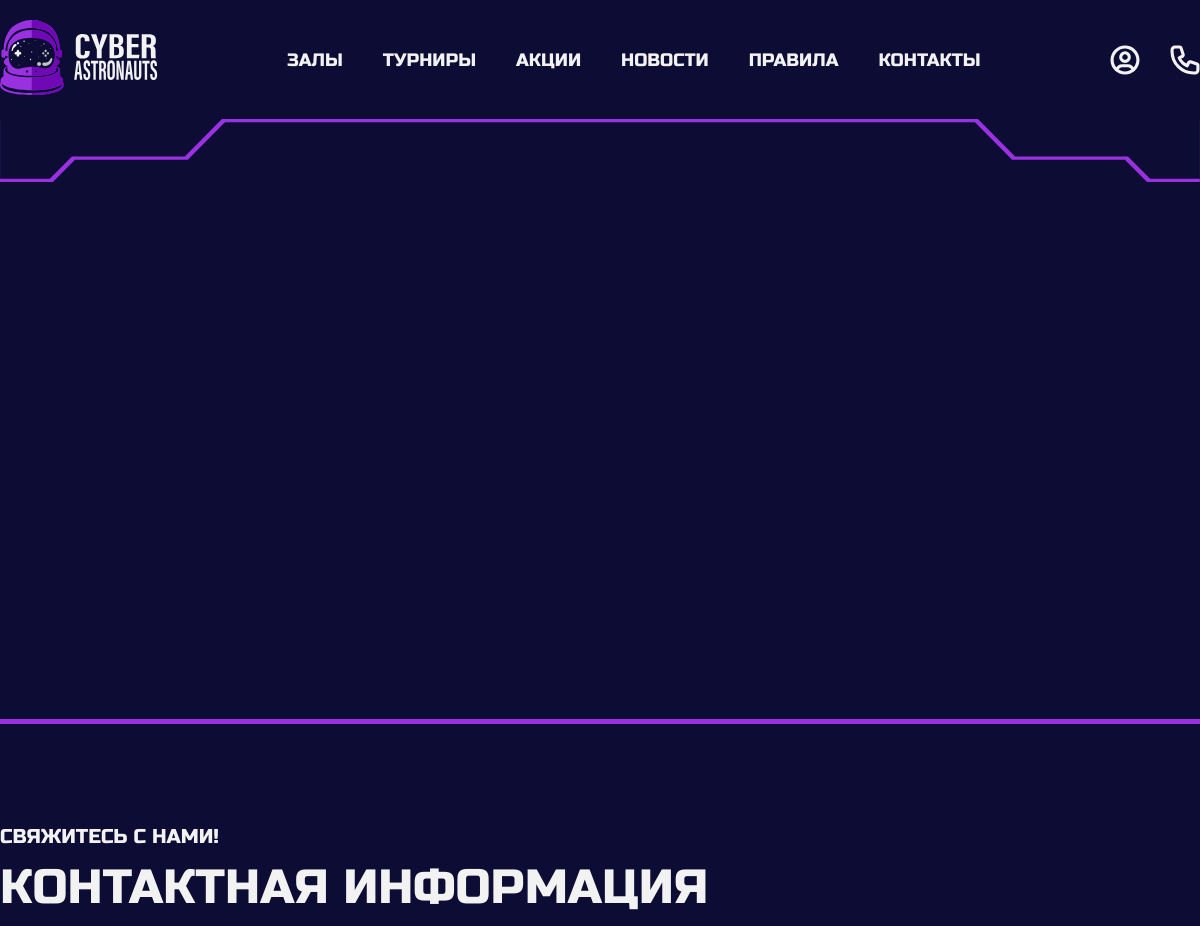
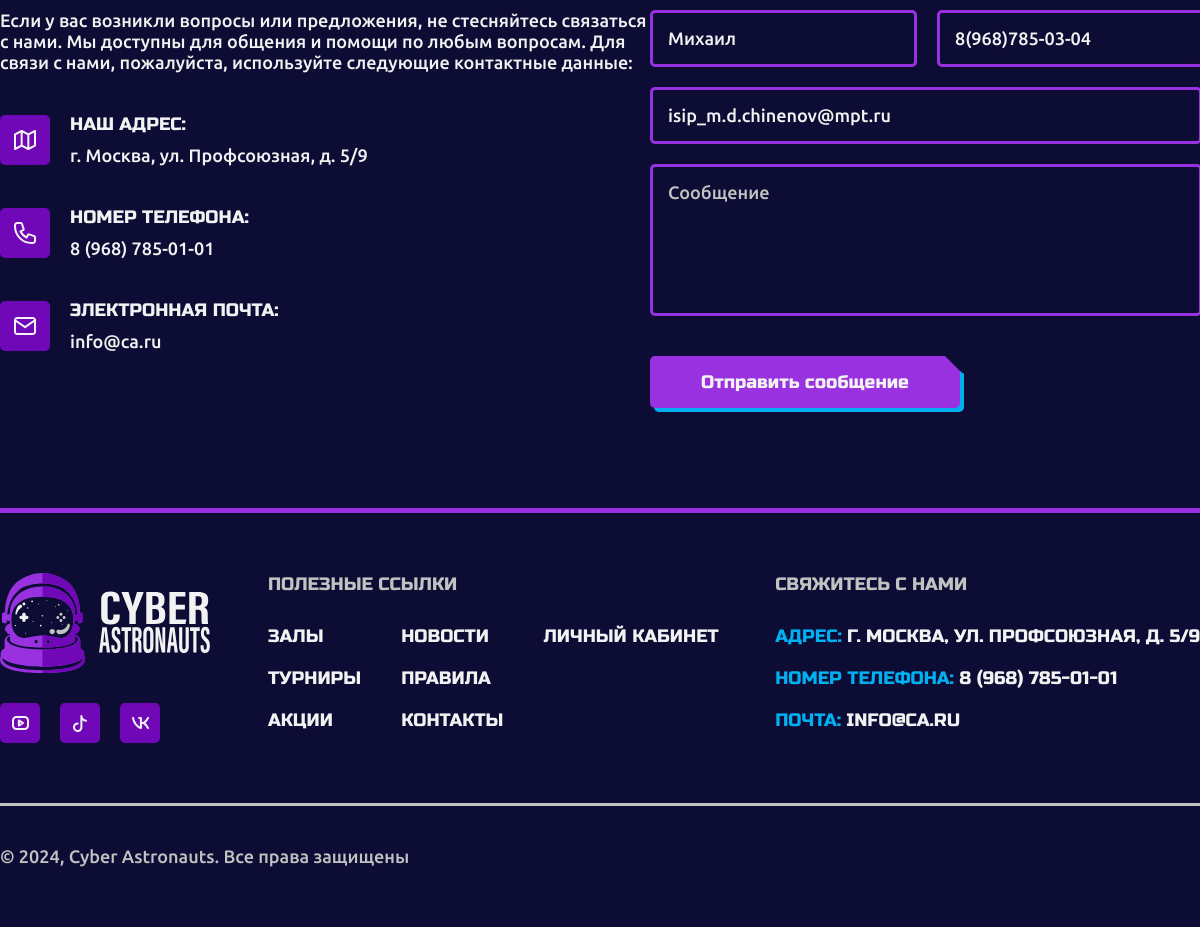
/contacts.php (signed in), run on the app's committed database (2 pictures, top to bottom).
### tables this page shows
CREATE TABLE `users` (
  `id_user` int NOT NULL,
  `first_name` varchar(32) NOT NULL,
  `second_name` varchar(32) NOT NULL,
  `patronymic` varchar(32) DEFAULT NULL,
  `birthday` date DEFAULT NULL,
  `phone_number` varchar(16) NOT NULL,
  `email_address` varchar(64) NOT NULL,
  `password` varchar(255) NOT NULL
);

### contacts.php (the view, shortened to what this page needs)
<!DOCTYPE html>
<html lang="ru">
<head>
    <link rel="stylesheet" type="text/css" href="assets/css/main.css">
</head>
<body>
    <?php
        include "php-connect/connect.php";
        include "php-handler/header.php";
    ?>
    <main>
        <section class="map">
            <img src="assets/images/border.svg" alt="" class="map_border_top">
        </section>
        <section class="contacts">
            <div class="container contacts_block">
                <div class="contacts_block_top">
                    <span class="contacts_block_top_pretitle">СВЯЖИТЕСЬ С НАМИ!</span>
                    <h2 class="contacts_block_top_title">Контактная информация</h2>
                </div>
                <div class="contacts_block_bottom">
                    <div class="contacts_block_bottom_left">
                        <p class="contacts_block_bottom_left_txt">Если у вас возникли вопросы или предложения, не стесняйтесь связаться с нами. Мы доступны для общения и помощи по любым вопросам. Для связи с нами, пожалуйста, используйте следующие контактные данные:</p>
                        <ul class="contacts_block_bottom_left_list">
                            <li class="contacts_block_bottom_left_list_item">
                                <div class="contacts_block_bottom_left_list_item_image">
                                    <img src="assets/images/map.svg" alt="компьютерный клуб адрес" class="contacts_block_bottom_left_list_item_img">
                                </div>
                                <div class="contacts_block_bottom_left_list_item_text">
                                    <span class="contacts_block_bottom_left_list_item_text_title">Наш адрес:</span>
                                    <span class="contacts_block_bottom_left_list_item_text_txt">г. Москва, ул. Профсоюзная, д. 5/9</span>
                                </div>
                            </li>
                            <li class="contacts_block_bottom_left_list_item">
                                <div class="contacts_block_bottom_left_list_item_image">
                                    <img src="assets/images/phone.svg" alt="компьютерный клуб телефон" class="contacts_block_bottom_left_list_item_img">
                                </div>
                                <div class="contacts_block_bottom_left_list_item_text">
                                    <span class="contacts_block_bottom_left_list_item_text_title">номер телефона:</span>
                                    <span class="contacts_block_bottom_left_list_item_text_txt">8 (968) 785-01-01</span>
                                </div>
                            </li>
                            <li class="contacts_block_bottom_left_list_item">
                                <div class="contacts_block_bottom_left_list_item_image">
                                    <img src="assets/images/mail.svg" alt="компьютерный клуб почта" class="contacts_block_bottom_left_list_item_img">
                                </div>
                                <div class="contacts_block_bottom_left_list_item_text">
                                    <span class="contacts_block_bottom_left_list_item_text_title">Электронная почта:</span>
                                    <span class="contacts_block_bottom_left_list_item_text_txt">info@ca.ru</span>
                                </div>
                            </li>
                        </ul>
                    </div>
                    <div class="contacts_block_bottom_right">
                        <form action="php-handler/mail.php" class="contacts_block_bottom_right_form" method="post">
                            <?php
                                if(isset($_SESSION['id_user'])) {
                                    $id_user = $_SESSION['id_user'];
                                    $select_user = "SELECT * FROM `users` WHERE `id_user` = '$id_user'";
                                    $result = mysqli_query($connect, $select_user);
                                    $info_user = mysqli_fetch_array($result);
                                    echo "<div class='contacts_block_bottom_right_form_inputs'>
                                        <input type='text' name='contact_name' class='contacts_block_bottom_right_form_inputs_input' placeholder='Ваше имя' required value='".$info_user['first_name']."'>
                                        <input type='tel' name='contact_phone' class='contacts_block_bottom_right_form_inputs_input' placeholder='Номер телефона' required value='".$info_user['phone_number']."'>
                                    </div>
                                    <input type='email' name='contact_email' class='contacts_block_bottom_right_form_input' placeholder='Электронный адрес' required value='".$info_user['email_address']."'> ";
                                }
                            ?>
                            <textarea class="contacts_block_bottom_right_form_textarea" name="contact_text" placeholder="Сообщение" required></textarea>
                            <button class="contacts_block_bottom_right_form_btn" type="submit">Отправить сообщение</button>
                        </form>
                    </div>
                </div>
            </div>
        </section>
    </main>
    <?php
        include "php-handler/footer.php";
    ?>
</body>
</html>

### assets/css/main.css (style rules this page uses)
* { padding: 0; margin: 0; font-family: "Ubuntu"; color: #f2f2f2; font-size: 18px; font-weight: 500; }
body { background: #0D0C34; }
main { background: #0D0C34; }
.container { max-width: 1340px; margin: 0 auto; text-align: center; }
h2 { font-size: 48px; font-weight: 400; font-family: "RussoOne"; text-transform: uppercase; }
input, select, textarea { background: none; }
button, .button { display: inline-block; position: relative; border: none; color: #f2f2f2; cursor: pointer; text-decoration: none; padding: 15px; text-align: center; border-radius: 5px; font-family: "RussoOne"; font-weight: 400; filter: drop-shadow(4px 4px 0px #01B0F1); transition: 0.5s; background: #9931E0; -webkit-clip-path: polygon(-20% -20%, calc(100% - 15px) 0, 100% 15px, 120% 120%, -20% 120%); clip-path: polygon(-20% -20%, calc(100% - 15px) 0, 100% 15px, 120% 120%, -20% 120%); }
::placeholder { color: #C2C2C2; }
.map { width: 100%; height: 600px; position: relative; overflow: hidden; }
.map_border_top { width: 100%; position: absolute; top: 0; left: 0; z-index: 5; }
.contacts { border-top: 5px solid #9931E0; padding: 100px 0; }
.contacts_block_top { text-align: left; margin-bottom: 20px; display: flex; flex-direction: column; }
.contacts_block_top_pretitle { margin-bottom: 10px; font-family: "RussoOne"; font-weight: 400; font-size: 20px; text-transform: uppercase; }
.contacts_block_bottom { display: flex; justify-content: space-between; }
.contacts_block_bottom_left { display: flex; flex-direction: column; width: 710px; text-align: left; gap: 40px; }
.contacts_block_bottom_left_list { gap: 40px; display: flex; flex-direction: column; list-style: none; }
.contacts_block_bottom_left_list_item { display: flex; gap: 20px; align-items: center; }
.contacts_block_bottom_left_list_item_image { display: flex; align-items: center; justify-content: center; width: 50px; height: 50px; background: #7008B7; border-radius: 5px; }
.contacts_block_bottom_left_list_item_text { display: flex; flex-direction: column; gap: 10px; }
.contacts_block_bottom_left_list_item_text_title { font-family: "RussoOne"; font-weight: 400; text-transform: uppercase; }
.contacts_block_bottom_right { width: 550px; }
.contacts_block_bottom_right_form { display: flex; flex-direction: column; align-items: flex-start; gap: 20px; }
.contacts_block_bottom_right_form_inputs { display: flex; gap: 20px; }
.contacts_block_bottom_right_form_inputs_input { padding: 15px; border: 3px solid #9931E0; border-radius: 5px; width: 231px; }
.contacts_block_bottom_right_form_input { padding: 15px; border: 3px solid #9931E0; border-radius: 5px; width: 516px; }
.contacts_block_bottom_right_form_textarea { padding: 15px; border: 3px solid #9931E0; border-radius: 5px; width: 516px; background: none; height: 116px; resize: none; margin-bottom: 20px; }
.contacts_block_bottom_right_form_btn { width: 310px; }

### data on the page
users: contact_name "Михаил", contact_phone "8(968)785-03-04", contact_email "isip_m.d.chinenov@mpt.ru"
